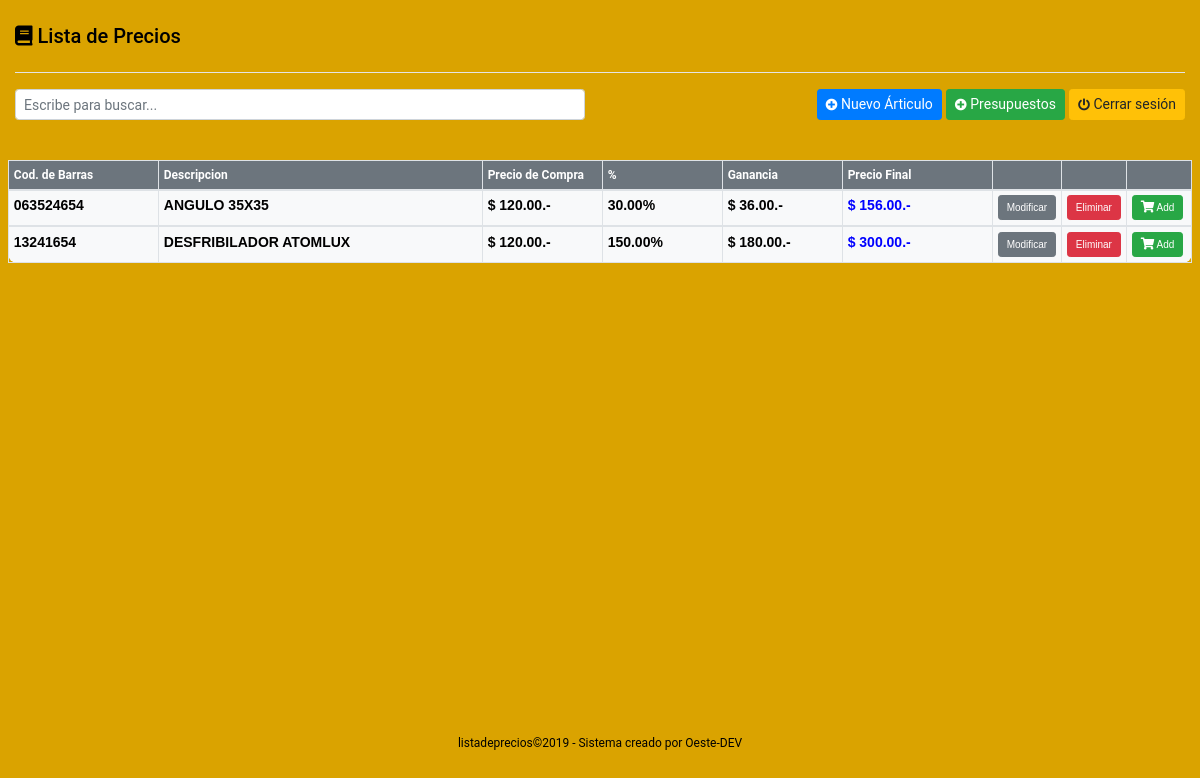
The app's page /home.php (signed in) with its own data.
### tables this page shows
CREATE TABLE IF NOT EXISTS `articulo` (
  `id_articulo` int(255) NOT NULL AUTO_INCREMENT,
  `codigo` varchar(255) NOT NULL,
  `descripcion` varchar(255) NOT NULL,
  `preciodecompra` decimal(10,2) NOT NULL,
  `porcentaje` decimal(10,2) NOT NULL,
  `ganancia` decimal(10,2) NOT NULL,
  `preciofinal` decimal(10,2) NOT NULL,
  PRIMARY KEY (`id_articulo`)
);

### home.php (the view, shortened to what this page needs)
<!DOCTYPE html>
<html lang="es">
<?php include 'header.php';?>
<body>
  <div class="container-fluid mt-4">
    <div class="row">
      <div class="col-md-6">
        <h5 style="color: black;"><i class="fa fa-book" style="font-size: 20px;"></i>  Lista de Precios </h5>
      </div>
      <div class="col-md-6">
      </div>
    </div>
    <hr class="bg-white">
    <div class="row">
      <div class="col-md-6">
        <input type="text" id="search" class="form-control form-control-sm" placeholder="Escribe para buscar..." />
      </div>
      <div class="col-md-6 text-right">
        <a href="nuevo.php" class="btn btn-primary btn-sm"><i class="fa fa-plus-circle"></i> Nuevo Árticulo</a>
        <a href="presupuesto.php" class="btn btn-success btn-sm"><i class="fa fa-plus-circle"></i> Presupuestos</a>
        <a class="btn btn-warning btn-sm" href="logout.php"><i class="fa fa-power-off"></i> Cerrar sesión</a>
      </div>
    </div>
    <br>
    <div class="row mt-2">
      <div class="col-md-12 p-2">
        <div class="table-responsive">
          <table class="table table-bordered table-hover table-sm bg-light" id="table">
            <thead class="bg-secondary text-white">
                <tr>
                  <th style="width: 150px">Cod. de Barras </th>
                  <th >Descripcion</th>
                  <th style="width: 120px">Precio de Compra </th>
                  <th style="width: 120px">% </th>
                  <th style="width: 120px">Ganancia </th>
                  <th style="width: 150px">Precio Final </th>
                  <th style="width: 65px"></th>
                  <th style="width: 65px"></th>
                  <th style="width: 65px"></th>
                </tr>
              </thead>
                  <?php
                  require_once ("conexion/conexion.php");
                  $query_ped=mysqli_query($conn,"select * from articulo");
                  while($rw=mysqli_fetch_array($query_ped)) {
                  ?>
              <tbody>
                <tr>
                    <td><?php echo $rw['codigo']; ?></td>
                    <td><?php echo $rw['descripcion']; ?></td>
                    <td>$ <?php echo $rw['preciodecompra']; ?>.-</td>
                    <td><?php echo $rw['porcentaje']; ?>%</td>
                    <td>$ <?php echo $rw['ganancia']; ?>.-</td>
                    <td style="color: blue;">$ <?php echo $rw['preciofinal']; ?>.-</td>
                    <td>
                      <a class="btn btn-secondary btn-small btn-sm" href="modificar.php?id=<?php echo $rw['id_articulo']; ?>">Modificar</a>
                    </td>
                    <td>
                      <a class="btn btn-danger btn-small btn-sm" href="procesos/borrar.php?id=<?php echo $rw['id_articulo']; ?>" onclick="return confirm('Pulce ACEPTAR para confirmar la eliminacion o CANCELAR la eliminacion');">Eliminar</a>
                    </td>
                    <td>
                      <a class="btn btn-success btn-small btn-sm" href="agregarCantidad.php?id=<?php echo $rw['id_articulo']; ?>"><i class="fa fa-shopping-cart"></i> Add</button></a>
                    </td>
                  <?php
                  }
                  ?>
                </tr>
              </tbody>
          </table>
        </div>
      </div>
    </div>
  </div>
  <?php include 'footer.php';?>
</body>
</html>

### header.php (shortened to what this page needs)
<head>
	<link href="vendor/bootstrap/css/bootstrap.min.css" rel="stylesheet">
	<link href="vendor/bootstrap/css/style.css" rel="stylesheet">
	<link href="vendor/fontawesome/css/all.css" rel="stylesheet">
</head>

### footer.php (shortened to what this page needs)
<footer class="footer">
  <div class="footer-copyright text-center py-3" style="font-size: 12px; color: black;">listadeprecios©2019 - Sistema creado por Oeste-DEV
  </div>
</footer>

### records on screen
articulo: codigo "063524654", descripcion "ANGULO 35X35", preciodecompra "120.00", porcentaje "30.00", ganancia "36.00", preciofinal "156.00"
articulo: codigo "13241654", descripcion "DESFRIBILADOR ATOMLUX", preciodecompra "120.00", porcentaje "150.00", ganancia "180.00", preciofinal "300.00"
